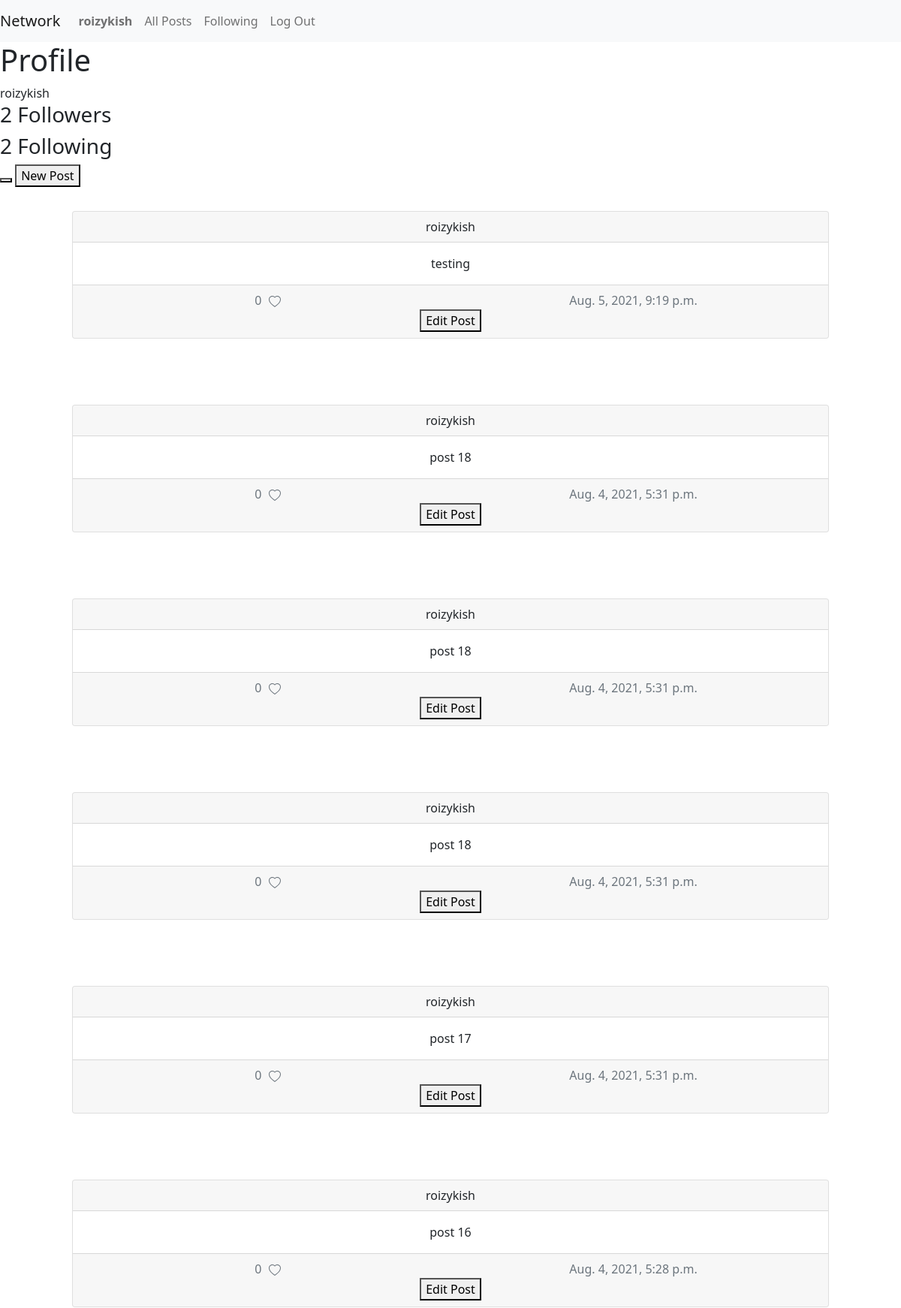
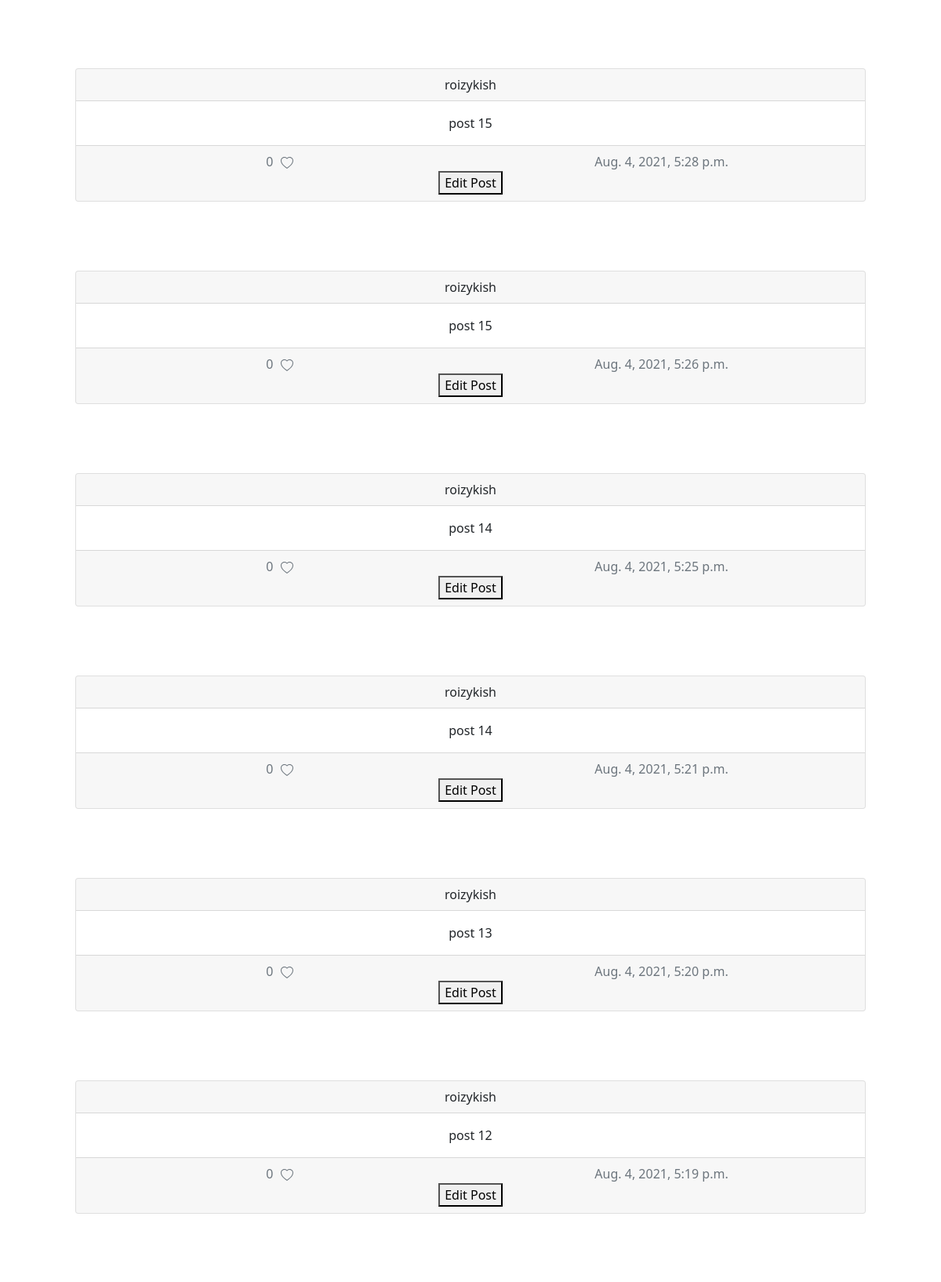
The page /profile/2 (upper part) on the database its author committed (2 pictures, top to bottom).
### network/models.py (models this page shows, shortened)
class User(AbstractUser):
    followers = models.ManyToManyField("self", related_name="followers")
    following = models.ManyToManyField("self", related_name="following")

class Posts(models.Model):
    user_id = models.ForeignKey(User, on_delete=models.CASCADE)
    content = models.TextField()
    created_at = models.DateTimeField(auto_now_add=True)
    likes = models.ManyToManyField("User", related_name="likes")

### network/views.py (the view)
# urls.py: path("profile/<int:userid>", views.profile, name="profile"),
def profile(request, userid):
    user = User.objects.get(id=userid)
    post_list = Posts.objects.filter(user_id=user).order_by("-created_at")
    paginator = Paginator(post_list, 10) # Show 25 contacts per page.
    page_number = request.GET.get('page')
    page_obj = paginator.get_page(page_number)
    return render(request, "network/profile.html",{
        "user": user,
        "following": len(user.following.all()),
        "followers": len(user.followers.all()),
        "posts": post_list
    })

### network/templates/network/profile.html (shortened to what this page needs)
{% extends "network/layout.html" %}
{% block body %}
<body onload="follow()">
  <h1>Profile</h1>
  {{user}}
  <h3>{{followers}} Followers</h3>
  <h3>{{following}} Following</h3>
  <button onclick="follow_button()" id="follow_button" value="{{user.id}}"></button>
  <button type="button" name="button" data-toggle="modal" data-target="#new_post">New Post</button>
  {% for contact in posts %}
  {{ contact.full_name|upper }}<br>
  <div class="card text-center" style="margin:2rem 6rem 2rem 6rem;">
    <div class="card-header">
      {{contact.user_id}}
    </div>
    <div class="card-body">
      <p class="card-text">{{contact.content}}</p>
    </div>
    <div class="card-footer text-muted">
      <div class="container">
        <div class="row">
          <div class="col">{{contact.likes.all|length}}
            {% if user in contact.likes.all%}
            <svg xmlns="http://www.w3.org/2000/svg" width="16" height="16" fill="currentColor" class="bi bi-heart-fill" viewBox="0 0 16 16" style="cursor: pointer;" onclick="like({{user.id}},{{contact.id}})">
              <path fill-rule="evenodd" d="M8 1.314C12.438-3.248 23.534 4.735 8 15-7.534 4.736 3.562-3.248 8 1.314z" />
            </svg>
            {% else %}
            <svg xmlns="http://www.w3.org/2000/svg" width="16" height="16" fill="currentColor" class="bi bi-heart" viewBox="0 0 16 16" style="margin-left: 5px; cursor: pointer;" onclick="like({{user.id}},{{contact.id}})">
              <path
                d="m8 2.748-.717-.737C5.6.281 2.514.878 1.4 3.053c-.523 1.023-.641 2.5.314 4.385.92 1.815 2.834 3.989 6.286 6.357 3.452-2.368 5.365-4.542 6.286-6.357.955-1.886.838-3.362.314-4.385C13.486.878 10.4.28 8.717 2.01L8 2.748zM8 15C-7.333 4.868 3.279-3.04 7.824 1.143c.06.055.119.112.176.171a3.12 3.12 0 0 1 .176-.17C12.72-3.042 23.333 4.867 8 15z" />
            </svg>
            {% endif %}
          </div>
          <div class="col">{{contact.created_at}}</div>
          <div class="cal"><button type="button" name="button" data-toggle="modal" data-target="#edit_post" onclick="editing_post({{contact.id}})">Edit Post</button>
          </div>
        </div>
      </div>
    </div>
  </div>
  {% endfor %}
</body>
{% endblock %}

### network/templates/network/layout.html (shortened to what this page needs)
{% load static %}
<!DOCTYPE html>
<html lang="en">
    <head>
          <link href="https://cdn.jsdelivr.net/npm/bootstrap@5.1.0/dist/css/bootstrap.min.css" rel="stylesheet">
        <link href="{% static 'network/styles.css' %}" rel="stylesheet">
    </head>
    <div>
        <nav class="navbar navbar-expand-lg navbar-light bg-light">
            <a class="navbar-brand" href="#">Network</a>
            <div>
              <ul class="navbar-nav mr-auto">
                {% if user.is_authenticated %}
                    <li class="nav-item">
                        <a class="nav-link" href="profile/{{ user.id }}"><strong>{{ user.username }}</strong></a>
                    </li>
                {% endif %}
                <li class="nav-item">
                  <a class="nav-link" href="{% url 'index' %}">All Posts</a>
                </li>
                {% if user.is_authenticated %}
                    <li class="nav-item">
                        <a class="nav-link" href="{% url 'posts' %}">Following</a>
                    </li>
                    <li class="nav-item">
                        <a class="nav-link" href="{% url 'logout' %}">Log Out</a>
                    </li>
                {% endif %}
              </ul>
            </div>
          </nav>
        <div class="body">
            {% block body %}
            {% endblock %}
        </div>
    </div>
</html>

### rows shown on the page
User: username "roizykish"
Posts: user_id "roizykish", content "testing", likes.all|length "0", created_at "Aug. 5, 2021, 9:19 p.m."
Posts: user_id "roizykish", content "post 18", likes.all|length "0", created_at "Aug. 4, 2021, 5:31 p.m."
Posts: user_id "roizykish", content "post 18", likes.all|length "0", created_at "Aug. 4, 2021, 5:31 p.m."
Posts: user_id "roizykish", content "post 18", likes.all|length "0", created_at "Aug. 4, 2021, 5:31 p.m."
Posts: user_id "roizykish", content "post 17", likes.all|length "0", created_at "Aug. 4, 2021, 5:31 p.m."
Posts: user_id "roizykish", content "post 16", likes.all|length "0", created_at "Aug. 4, 2021, 5:28 p.m."
Posts: user_id "roizykish", content "post 15", likes.all|length "0", created_at "Aug. 4, 2021, 5:28 p.m."
Posts: user_id "roizykish", content "post 15", likes.all|length "0", created_at "Aug. 4, 2021, 5:26 p.m."
Posts: user_id "roizykish", content "post 14", likes.all|length "0", created_at "Aug. 4, 2021, 5:25 p.m."
Posts: user_id "roizykish", content "post 14", likes.all|length "0", created_at "Aug. 4, 2021, 5:21 p.m."
Posts: user_id "roizykish", content "post 13", likes.all|length "0", created_at "Aug. 4, 2021, 5:20 p.m."
Posts: user_id "roizykish", content "post 12", likes.all|length "0", created_at "Aug. 4, 2021, 5:19 p.m."

### other values the page prints
{{ followers }} "2"
{{ following }} "2"
